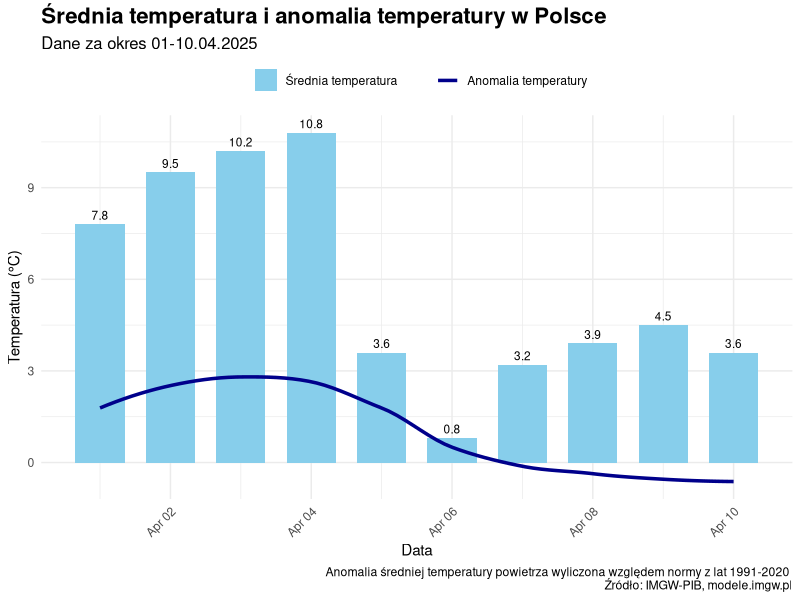

Generate this figure with R:
## ---- chunk 1
#dane są danymi przybliżonymi (odczytane z wykresu), ponieważ dane źródłowe nie zostały opublikowane
library(ggplot2)
dane <- data.frame(
  data = as.Date(c("2025-04-01", "2025-04-02", "2025-04-03", "2025-04-04", "2025-04-05",
                   "2025-04-06", "2025-04-07", "2025-04-08", "2025-04-09", "2025-04-10")),
  temp = c(7.8, 9.5, 10.2, 10.8, 3.6, 0.8, 3.2, 3.9, 4.5, 3.6),
  anomalia = c(1.8, 2.6, 2.4, 3, 1.7, 0.4, -0.1, -0.3, -0.4, -0.7)
)
## ---- chunk 2

ggplot(dane, aes(x = data)) +
  geom_col(aes(y = temp, fill = "Średnia temperatura"), width = 0.7) +
  geom_text(aes(y = temp, label = round(temp, 1)), vjust = -0.5, size = 3) +
  geom_smooth(aes(y = anomalia, color = "Anomalia temperatury"), method = "loess", formula = y ~ x, se = FALSE, size = 1.2) +
  scale_fill_manual(name = "", values = c("Średnia temperatura" = "skyblue")) +
  scale_color_manual(name = "", values = c("Anomalia temperatury" = "darkblue")) +
  labs(
    title = "Średnia temperatura i anomalia temperatury w Polsce",
    subtitle = "Dane za okres 01-10.04.2025",
    x = "Data",
    y = "Temperatura (°C)",
    caption = "Anomalia średniej temperatury powietrza wyliczona względem normy z lat 1991-2020 
    Źródło: IMGW-PIB, modele.imgw.pl"
  ) +
  theme_minimal() +
  theme(
    axis.text.x = element_text(angle = 45, hjust = 1),
    plot.title = element_text(face = "bold", size = 16),
    plot.subtitle = element_text(size = 12),
    legend.position = "top"
  ) 
